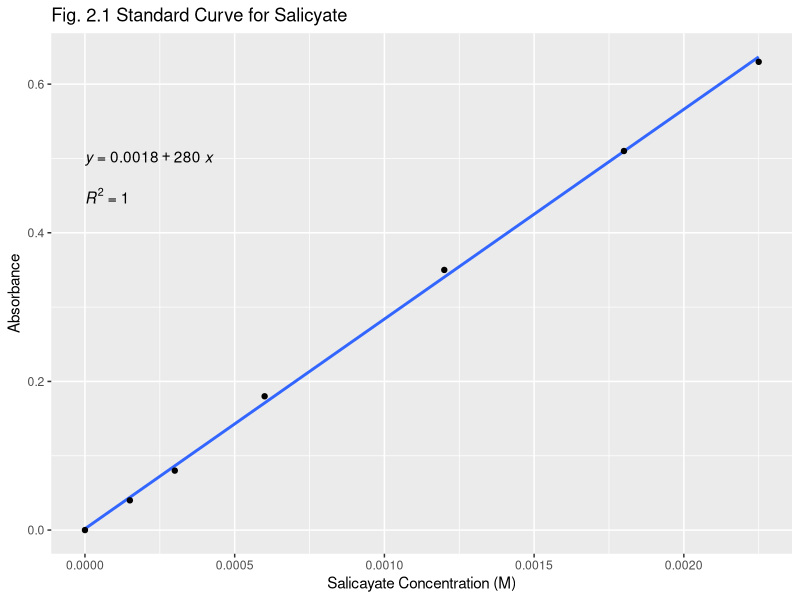
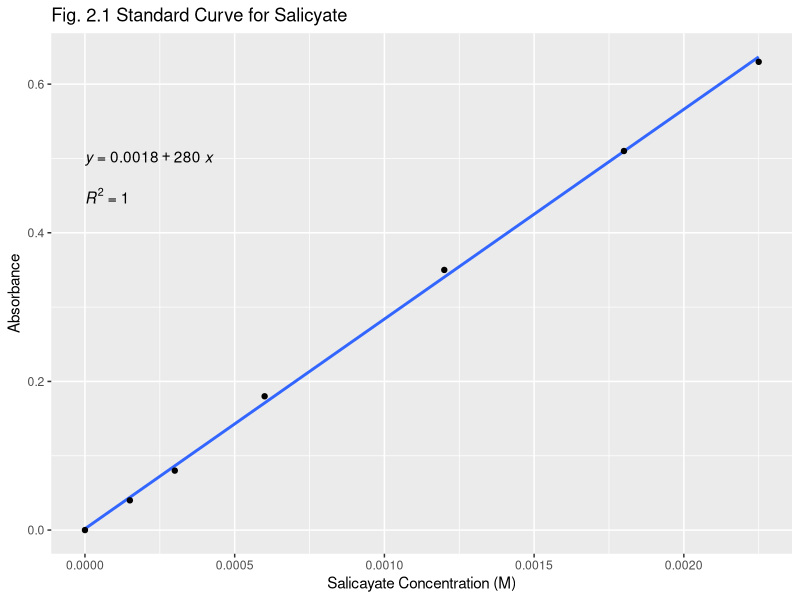

Generate these figures, in order, with R:
library(ggplot2)
library(ggpubr)

absorbance <- c(0, 0.04, 0.08, 0.18, 0.35, 0.51, 0.63)
salicyate_volume <- c(0, 0.5, 1, 2, 4, 6, 7.5)
salicyate_conc <- c()

for (value in salicyate_volume) {
  conc <- value / 1000 * 0.003 / (10 / 1000)
  salicyate_conc <- c(salicyate_conc, conc)
}

standard_curve_df <- data.frame(
  absorbance = absorbance, concentration = salicyate_conc
)

ggplot(
    data = standard_curve_df, aes(x = concentration, y = absorbance)
  ) +
  geom_smooth(method = "lm", fullrange = TRUE, se = FALSE) +
  geom_point() +
  stat_regline_equation(label.y = 0.5) +
  stat_cor(
    aes(label = after_stat(rr.label)),
    label.y = 0.45,
    label.x.npc = "left"
  ) +
  ggtitle("Fig. 2.1 Standard Curve for Salicyate") +
  xlab("Salicayate Concentration (M)") +
  ylab("Absorbance")

ggsave("fig_2.1.png")
